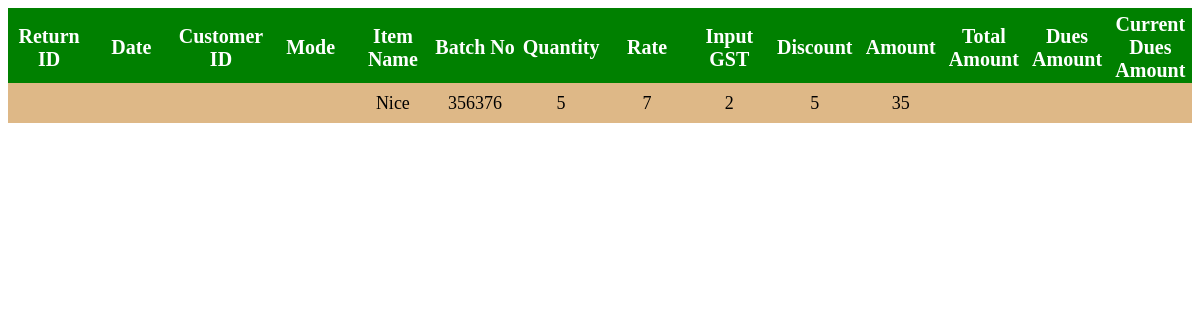
/ReturnRecord.php, run on the app's committed database.
### tables this page shows
CREATE TABLE `returnItems` (
  `SN` int(11) NOT NULL AUTO_INCREMENT,
  `Return_ID` char(6) DEFAULT NULL,
  `Item_Name` varchar(50) DEFAULT NULL,
  `Batch_No` char(6) DEFAULT NULL,
  `Quantity` int(11) DEFAULT NULL,
  `Rate` float DEFAULT NULL,
  `Input_GST` float DEFAULT NULL,
  `Discount` float DEFAULT NULL,
  `Amount` float DEFAULT NULL,
  PRIMARY KEY (`SN`),
  KEY `Return_ID` (`Return_ID`),
  CONSTRAINT `returnItems_ibfk_1` FOREIGN KEY (`Return_ID`) REFERENCES `returnsItem` (`Return_ID`)
);

### ReturnRecord.php (the view, shortened to what this page needs)
<html>
    <head>
        <link rel="stylesheet" href="colors.css">
    </head>
    <body>
         <table class="tables">
            <tr class="th">
                <th class="rows">Return ID</th>
                <th class="rows">Date</th>
                <th class="rows">Customer ID</th>
                <th class="rows">Mode</th>
                <th class="rows">Item Name</th>
                <th class="rows">Batch No</th>
                <th class="rows">Quantity</th>
                <th class="rows">Rate</th>
                <th class="rows">Input GST</th>
                <th class="rows">Discount</th>
                <th class="rows">Amount</th>
                <th class="rows">Total Amount</th>
                <th class="rows">Dues Amount</th>
                <th class="rows">Current Dues Amount</th>
            </tr>
            <?php
                include 'Connect.php';
                $sql = "SELECT * FROM returnItems";
                $result = $con->query($sql);
                if($result->num_rows > 0){
                    while($row = $result->fetch_assoc()){
                    echo '<tr class="thtd">';
                    echo "<td>".$row["Return_ID"]."</td>";
                    echo "<td>".$row["Date"]."</td>";
                    echo "<td>".$row["Customer_ID"]."</td>";
                    echo "<td>".$row["Mode"]."</td>";
                    echo "<td>".$row["Item_Name"]."</td>";
                    echo "<td>".$row["Batch_No"]."</td>";
                    echo "<td>".$row["Quantity"]."</td>";
                    echo "<td>".$row["Rate"]."</td>";
                    echo "<td>".$row["Input_GST"]."</td>";
                    echo "<td>".$row["Discount"]."</td>";
                    echo "<td>".$row["Amount"]."</td>";
                    echo "<td>".$row["Total_Amount"]."</td>";
                    echo "<td>".$row["Dues_Amount"]."</td>";
                    echo "<td>".$row["Current Dues_Amount"]."</td>";
                    echo "</tr>";
                    }
                }
            ?>
        </table>
    </body>
</html>

### colors.css (style rules this page uses)
.rows { width: 6%; height: 40px; font-size: 20px; padding-top: 5px; }
.tables { border-collapse: collapse; width: 100%; }
.thtd { text-align: center; padding: 8px; height: 40px; font-size: 18px; text-transform: capitalize; }
.thtd:nth-child(even) { background-color: burlywood; }
.th { background-color: green; color: white; }

### data on the page
returnitems: Item_Name "Nice", Batch_No "356376", Quantity "5", Rate "7", Input_GST "2", Discount "5", Amount "35"
